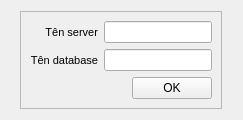
<?xml version="1.0" encoding="UTF-8"?>
<ui version="4.0">
 <class>Form</class>
 <widget class="QWidget" name="Form">
  <property name="geometry">
   <rect>
    <x>0</x>
    <y>0</y>
    <width>243</width>
    <height>118</height>
   </rect>
  </property>
  <property name="windowTitle">
   <string>Kết nối</string>
  </property>
  <property name="styleSheet">
   <string notr="true"/>
  </property>
  <layout class="QGridLayout" name="gridLayout_2">
   <item row="0" column="0">
    <widget class="QFrame" name="frame">
     <property name="sizePolicy">
      <sizepolicy hsizetype="Fixed" vsizetype="Fixed">
       <horstretch>0</horstretch>
       <verstretch>0</verstretch>
      </sizepolicy>
     </property>
     <property name="frameShape">
      <enum>QFrame::StyledPanel</enum>
     </property>
     <property name="frameShadow">
      <enum>QFrame::Raised</enum>
     </property>
     <layout class="QGridLayout" name="gridLayout">
      <item row="0" column="1">
       <widget class="QLineEdit" name="tensv_lnedit">
        <property name="styleSheet">
         <string notr="true"/>
        </property>
        <property name="readOnly">
         <bool>false</bool>
        </property>
       </widget>
      </item>
      <item row="0" column="0">
       <widget class="QLabel" name="label">
        <property name="font">
         <font>
          <pointsize>8</pointsize>
         </font>
        </property>
        <property name="styleSheet">
         <string notr="true"/>
        </property>
        <property name="text">
         <string>Tên server</string>
        </property>
        <property name="alignment">
         <set>Qt::AlignRight|Qt::AlignTrailing|Qt::AlignVCenter</set>
        </property>
       </widget>
      </item>
      <item row="1" column="0">
       <widget class="QLabel" name="label_2">
        <property name="font">
         <font>
          <pointsize>8</pointsize>
         </font>
        </property>
        <property name="styleSheet">
         <string notr="true"/>
        </property>
        <property name="text">
         <string>Tên database</string>
        </property>
        <property name="alignment">
         <set>Qt::AlignRight|Qt::AlignTrailing|Qt::AlignVCenter</set>
        </property>
       </widget>
      </item>
      <item row="1" column="1">
       <widget class="QLineEdit" name="tendb_lnedit">
        <property name="styleSheet">
         <string notr="true"/>
        </property>
        <property name="readOnly">
         <bool>false</bool>
        </property>
       </widget>
      </item>
      <item row="2" column="1" alignment="Qt::AlignRight|Qt::AlignTop">
       <widget class="QPushButton" name="ok_btn">
        <property name="styleSheet">
         <string notr="true"/>
        </property>
        <property name="text">
         <string>OK</string>
        </property>
       </widget>
      </item>
     </layout>
    </widget>
   </item>
  </layout>
 </widget>
 <resources/>
 <connections/>
</ui>
